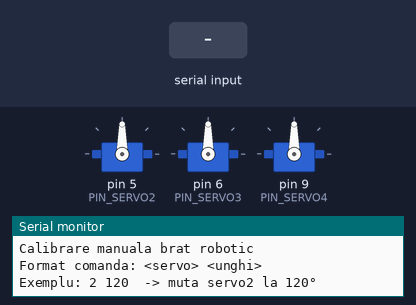
This sketch was run on a simulated Arduino Uno, built with avr-gcc and run on an emulated ATmega328P. On the bench: 3 × servo, the last lines printed to the serial monitor. The inputs (shaded band) are chosen by the test bench.

Above: at 1.2 s.
1.3 s: "2\n" received over Serial
At 4.1 s:
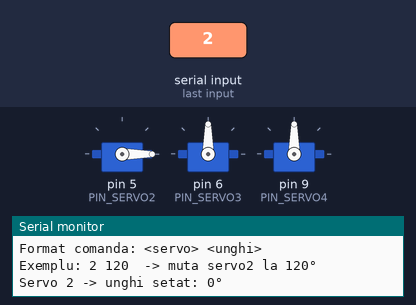
4.3 s: "3\n" received over Serial
At 6.8 s:
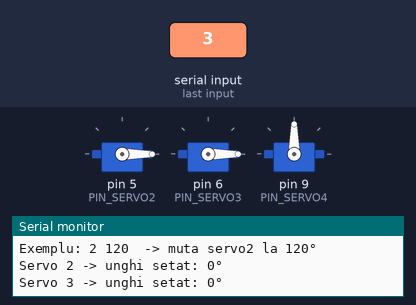
7.3 s: "4\n" received over Serial
At 10.3 s:
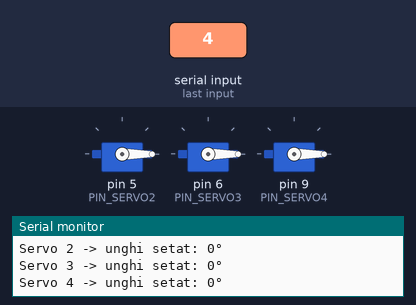
Timing chart, 0 to 11.8 s (numbered marks = the images above; inputs shaded):
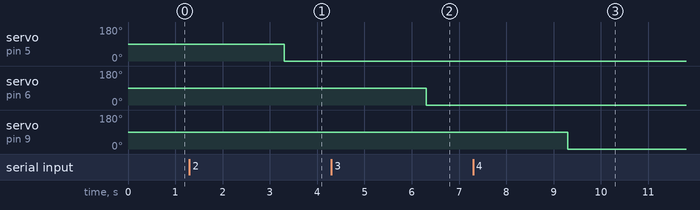

The sketch:

testare_unghiuri.ino
```cpp
#include <Servo.h>

#define PIN_SERVO1 3   // Umar
#define PIN_SERVO2 5   // Cot
#define PIN_SERVO3 6   // Incheietura
#define PIN_SERVO4 9

Servo servo1;
Servo servo2;
Servo servo3;
Servo servo4;

void setup() {
  Serial.begin(9600);
  while (!Serial)

  servo1.attach(PIN_SERVO1);
  servo2.attach(PIN_SERVO2);
  servo3.attach(PIN_SERVO3);
  servo4.attach(PIN_SERVO4);

  Serial.println(F("Calibrare manuala brat robotic"));
  Serial.println(F("Format comanda: <servo> <unghi>"));
  Serial.println(F("Exemplu: 2 120  -> muta servo2 la 120°"));
  Serial.println();
}


void loop() {
  if (Serial.available() >= 2) {
    int s = Serial.parseInt();    // numarul servo-ului (1, 2 sau 3)
    int angle = Serial.parseInt(); // unghi in grade (0–180)
    Serial.readStringUntil('\n');

    if ((s >= 1 && s <= 4) && (angle >= 0 && angle <= 180)) {
      switch (s) {
        case 1: servo1.write(angle); break;
        case 2: servo2.write(angle); break;
        case 3: servo3.write(angle); break;
        case 4: servo4.write(angle); break;
      }
      Serial.print(F("Servo "));
      Serial.print(s);
      Serial.print(F(" -> unghi setat: "));
      Serial.print(angle);
      Serial.println(F("°"));
    } else {
      Serial.println(F("Comanda invalida. Asigura-te ca servo∈{1..3}, unghi∈[0..180]"));
    }
  }
}
```

Measured:
- after the input at 1.3 s, servo on pin 5 (PIN_SERVO2): 90° → 0° after 2.0 s
- after the input at 4.3 s, servo on pin 6 (PIN_SERVO3): 90° → 0° after 2.0 s
- after the input at 7.3 s, servo on pin 9 (PIN_SERVO4): 90° → 0° after 2.0 s
